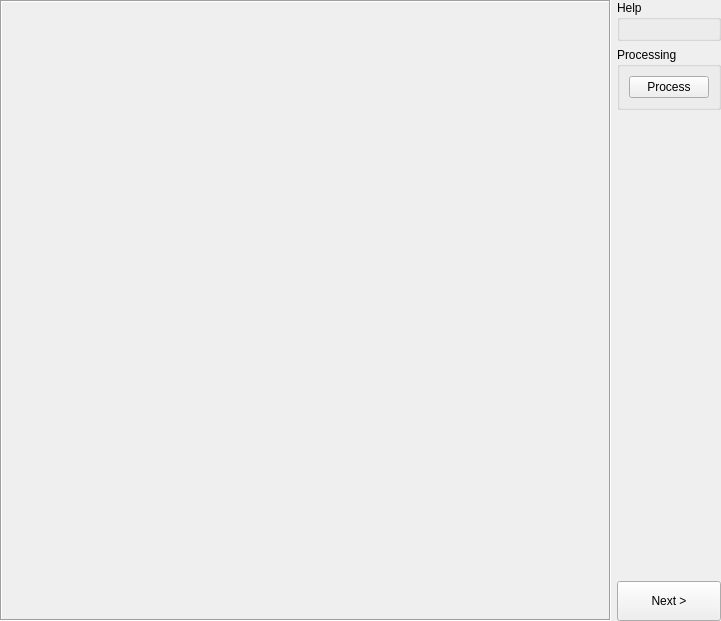
<?xml version="1.0" encoding="UTF-8"?>
<ui version="4.0">
 <class>Form</class>
 <widget class="QWidget" name="Form">
  <property name="geometry">
   <rect>
    <x>0</x>
    <y>0</y>
    <width>721</width>
    <height>621</height>
   </rect>
  </property>
  <property name="windowTitle">
   <string>Geometry fitting</string>
  </property>
  <layout class="QHBoxLayout" name="horizontalLayout" stretch="1,0">
   <property name="margin">
    <number>0</number>
   </property>
   <item>
    <widget class="QFrame" name="_imageHolder">
     <property name="frameShape">
      <enum>QFrame::Box</enum>
     </property>
     <property name="frameShadow">
      <enum>QFrame::Sunken</enum>
     </property>
     <property name="lineWidth">
      <number>1</number>
     </property>
    </widget>
   </item>
   <item>
    <widget class="QWidget" name="widget" native="true">
     <layout class="QVBoxLayout" name="verticalLayout_3" stretch="0,0,1,0">
      <property name="margin">
       <number>0</number>
      </property>
      <item>
       <widget class="QGroupBox" name="groupBox_8">
        <property name="sizePolicy">
         <sizepolicy hsizetype="Preferred" vsizetype="Fixed">
          <horstretch>0</horstretch>
          <verstretch>0</verstretch>
         </sizepolicy>
        </property>
        <property name="title">
         <string>Help</string>
        </property>
        <layout class="QVBoxLayout" name="verticalLayout_12"/>
       </widget>
      </item>
      <item>
       <widget class="QGroupBox" name="_fitting">
        <property name="title">
         <string>Processing</string>
        </property>
        <layout class="QGridLayout" name="gridLayout_10" columnstretch="0,0">
         <item row="0" column="0" colspan="2">
          <widget class="ThreadPoolPushButton" name="_processButton">
           <property name="text">
            <string>Process</string>
           </property>
          </widget>
         </item>
        </layout>
       </widget>
      </item>
      <item>
       <spacer name="verticalSpacer">
        <property name="orientation">
         <enum>Qt::Vertical</enum>
        </property>
        <property name="sizeHint" stdset="0">
         <size>
          <width>0</width>
          <height>0</height>
         </size>
        </property>
       </spacer>
      </item>
      <item>
       <widget class="QPushButton" name="_nextStep">
        <property name="minimumSize">
         <size>
          <width>0</width>
          <height>40</height>
         </size>
        </property>
        <property name="text">
         <string>Next &gt;</string>
        </property>
       </widget>
      </item>
     </layout>
    </widget>
   </item>
  </layout>
 </widget>
 <customwidgets>
  <customwidget>
   <class>ThreadPoolPushButton</class>
   <extends>QPushButton</extends>
   <header>silx.gui.widgets.ThreadPoolPushButton</header>
  </customwidget>
 </customwidgets>
 <resources/>
 <connections/>
</ui>
